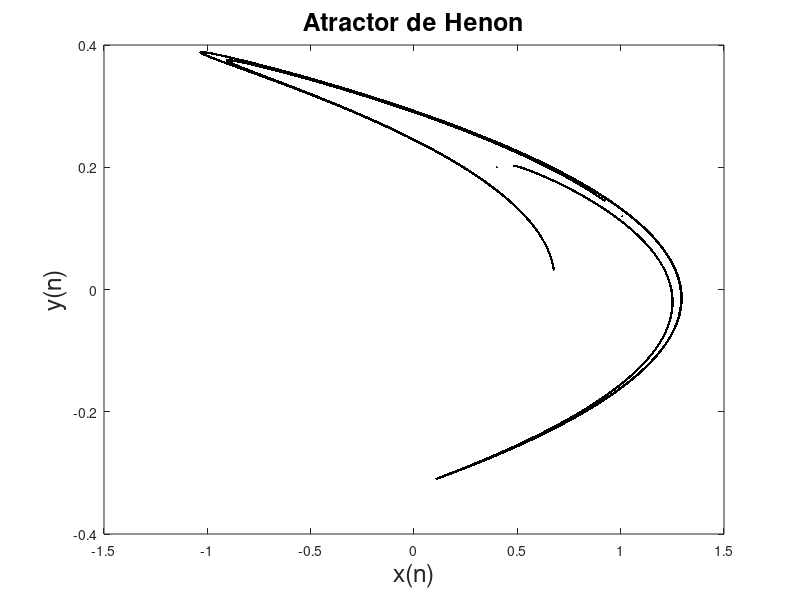

The MATLAB script that drew this image:
% =================================================================
% Sistemas Lineales, no Lineales: Caos y Fractales 
% Doctorado en Ingenieria
% Facultad Regional Buenos Aires - Universidad Tecnologica Nacional
% Catedra Dr. Walter Legnani
% Derechos Reservados
% =================================================================
% Iteracion del mapa de Henon Heiles 
%==================================================================
clc; clear all; 
a=1.2;               % Parametro alfa (a) del mapa   
b=0.3;               % Parametro beta (b) del mapa 
x0=0.4               % Condicion inicial en x 
y0=0.2;              % Condicion inicial en y
n=200000;            % Numero maximo de iteraciones
x=zeros(1,n+1); 
y=zeros(1,n+1); 
x(1)=x0; 
y(1)=y0; 
% Ciclo principal de iteracion 
for i=1:n          
 x(i+1)=1-a*(x(i)^2)+y(i); 
 y(i+1)=b*x(i); 
end 
% Graficacion
plot(x,y,'.k','LineWidth',.5,'MarkerSize',5); 
xlabel('x(n)','FontSize',18); ylabel('y(n)','FontSize',18); 
title('Atractor de Henon','FontSize',18)
